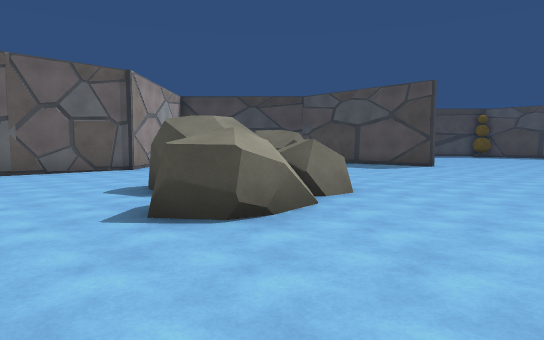
view 1 (above)

24 first-person views from a walk through a 3-D level made in the Unity game engine. The camera is 1.5 m above the floor, tilts 4° down and sees 75° across. The floor is counted in squares, 2 m on a side. Each view is taken from the middle of a square. On the plan, view 1 faces up. The plan holds only what a view shows up to about 11 squares ahead; the rest is blank. The place goes on beyond the plan. The player character is not drawn.

view 2
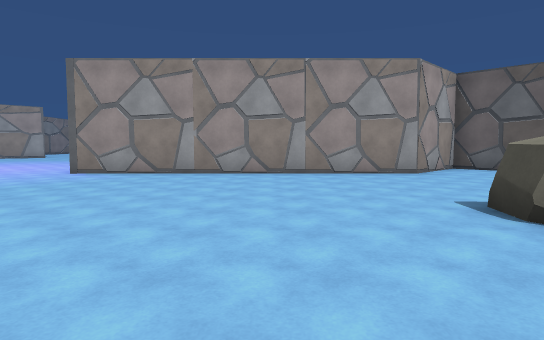

view 3
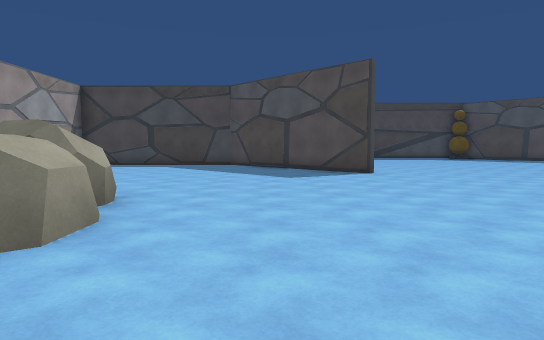

view 4
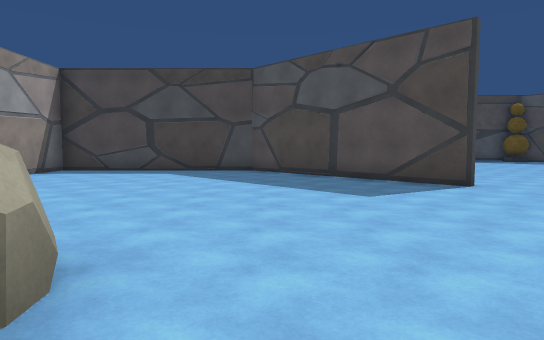

view 5
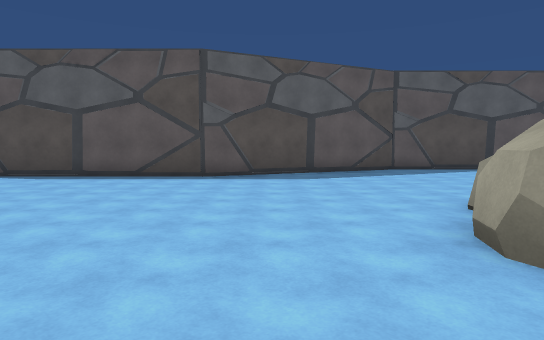

view 6
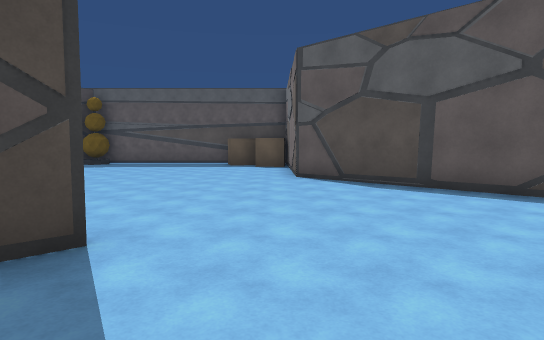

view 7
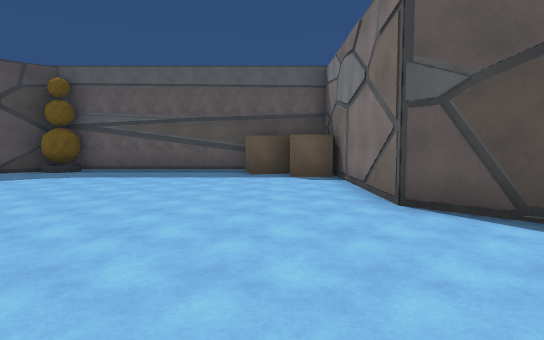

view 8
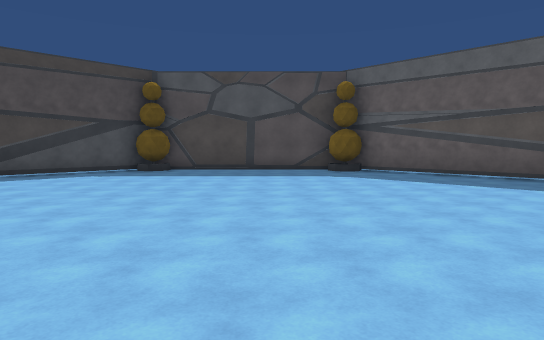

view 9
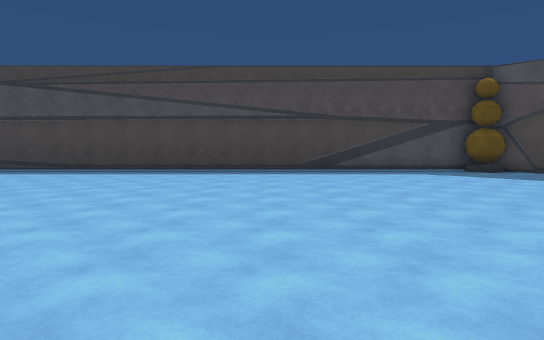

view 10
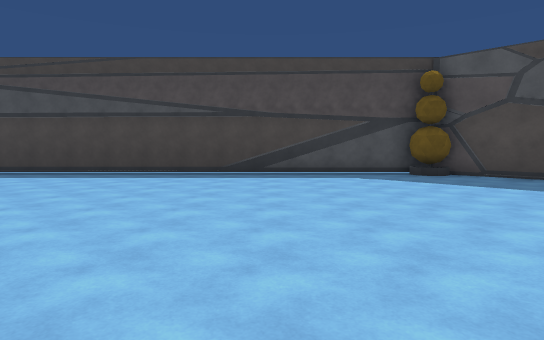

view 11
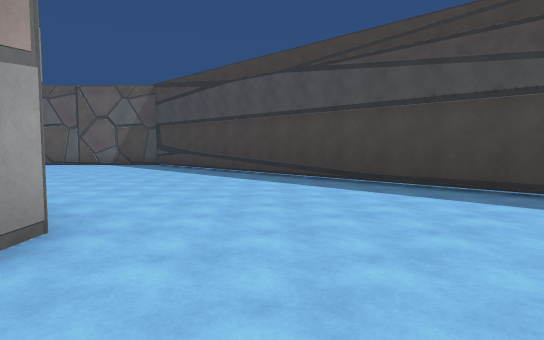

view 12
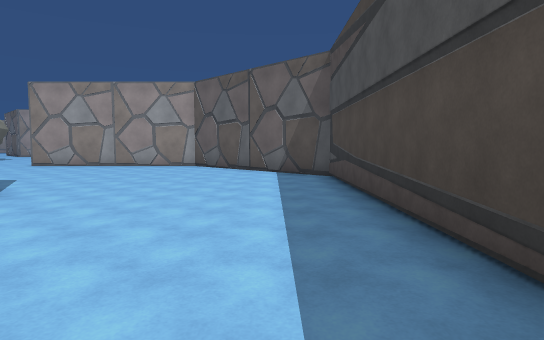

view 13
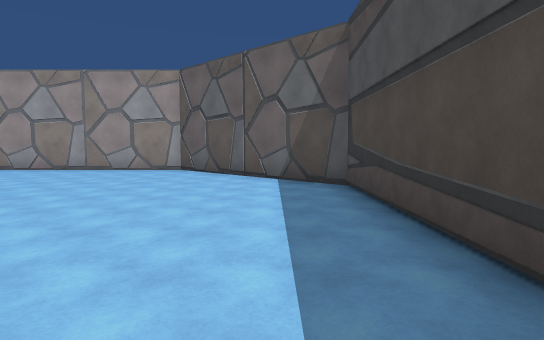

view 14
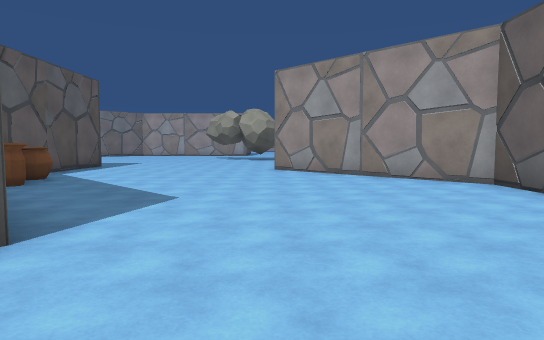

view 15
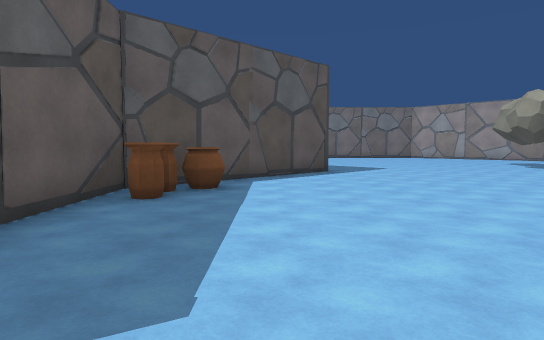

view 16
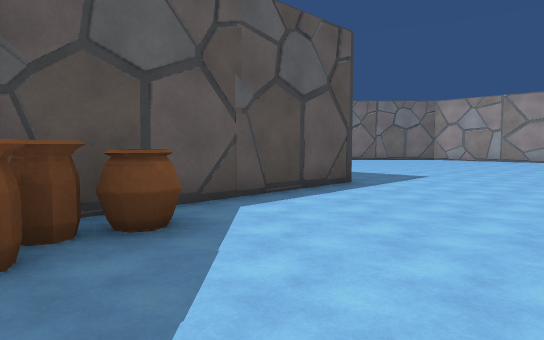

view 17
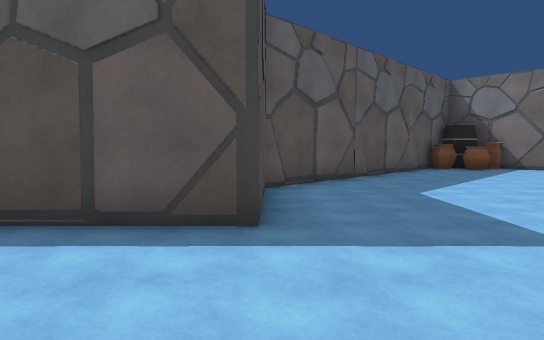

view 18
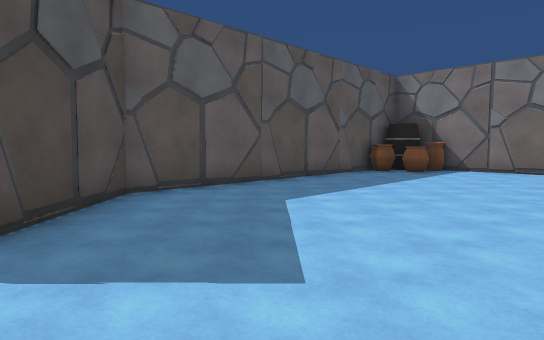

view 19
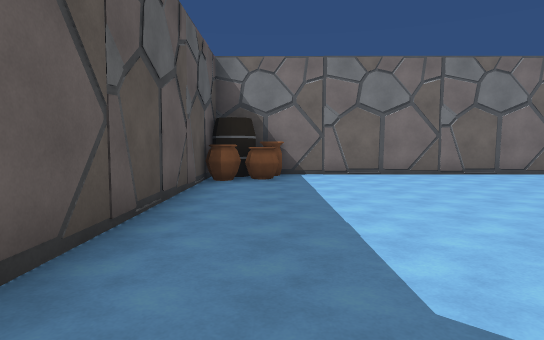

view 20
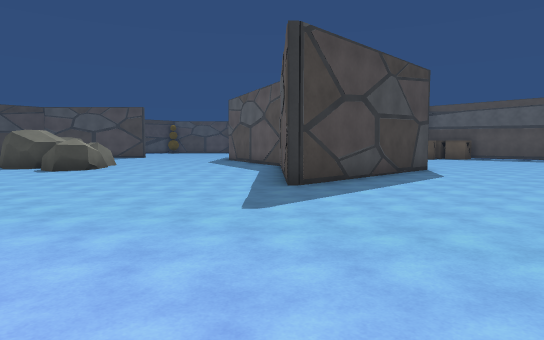

view 21
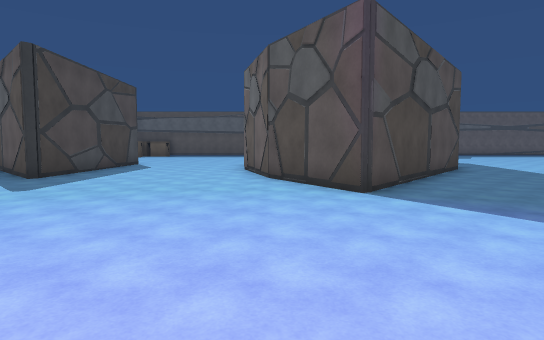

view 22
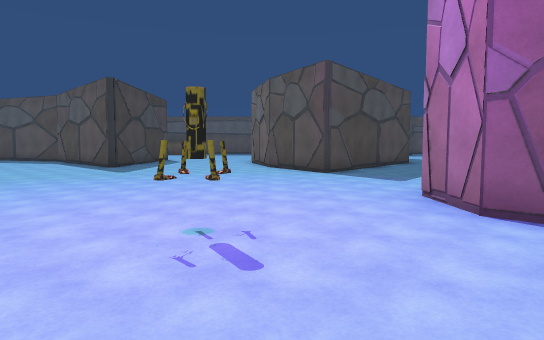

view 23
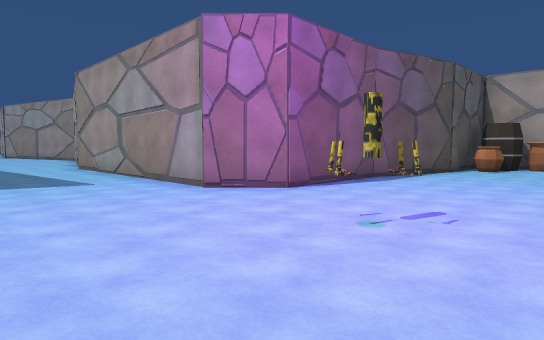

view 24
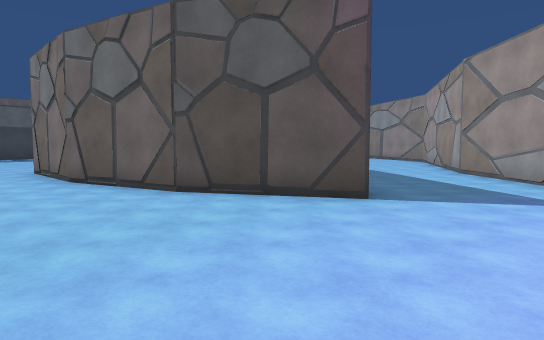

### Floor plan
Points are (right, up) in squares from view 1. A wall is a line through its corners. A room is listed if a view was taken in it or the views show most of it. See-through windows are left out.
Room 1 (views 1, 2, 3, 4, 5, 6, 7, 8, 9, 10, 11, 12, 13, 14, 15, 16, 17, 18, 19, 20, 21, 22, 23, 24)
walls: (6.6, 5) (6.9, 5.4); (0.8, -3.6) (5.1, 0.7) (7.1, 6.2) (11.4, 10.4) (16.1, 10.4); (7.1, -3.7) (1, -3.7); (-6.6, -1.5) (-6.6, 4.7) (-8.6, 6.8) (-4.8, 10.6); (4, -8.2) (7.1, -8.2); (10.4, 9.6) (10.9, 9.8); (5.7, 12.3) (1.4, 16.5) (-4.2, 16.5) (-4.2, 14.1); (-6.3, -3.4) (-6.3, -4.4); (1.1, -8.9) (4, -8.1); (-4.6, 10.5) (-8.1, 7); (-4.5, 11.2) (-4.5, 13.7); (-8, 6.5) (-6.3, 4.8) (-6.3, -1.5); (-0.3, -11.5) (-0.6, -11); (1.5, 16.8) (1.9, 16.3); (-7.9, -8.3) (-7.6, -8); (-7.9, -8.3) (-7.5, -8.2); (-8.1, -8.2) (-8.1, -8.3); (-8.2, -8.6) (-8.3, -8) (-7.9, -8.3) (-7.7, -8.6) (-8.3, -8.2); (-8.2, -8.7) (-7.9, -8.2); (-12.5, -4.1) (-8.5, -4.1); (4, -14.8) (-1.5, -10.5) (1.2, -8.9); (17.4, 12.7) (17.4, 17.2); (-9.4, -13.4) (-7.3, -11.2) (-5.9, -11.2) (-0.8, -16.3) (0, -17.8); (17.1, 18.4) (13.4, 22.1); (14, 21.4) (13.8, 21.8); (-12, -14.8) (-9.3, -13.3); (12.7, 22.4) (-7.6, 22.4) (-11.7, 18.2) (-11.7, 12.4)
low walls: (-7.5, -8.5) (-8.4, -8.1)
objects: pot (-8, -4); pot (-8, -3); barrel (-7, -3); pot (-7, -2); pot (-6, 11); pot (-5, 11); pot (-5, 12); rock (-2, 6) to (-1, 6); rock (-1, 4) to (0, 5); rock (-1, 7) to (1, 8); rock (0, 5) to (1, 7); other object (13, 22); crate (16, 12) to (17, 12); other object (17, 18)

Positions as (right, up) in squares from view 1, and headings:
1: (0, 0), facing up
2: (3, 1), facing left
3: (3, 3), facing up
4: (2, 6), facing up
5: (0, 11), facing down-right
6: (3, 11), facing right
7: (7, 12), facing right
8: (8, 12), facing up-right
9: (7, 12), facing up
10: (9, 13), facing up
11: (5, 16), facing up-left
12: (1, 21), facing left
13: (-1, 21), facing left
14: (-4, 20), facing down-left
15: (-7, 17), facing down
16: (-7, 14), facing down
17: (-11, 9), facing down-right
18: (-12, 7), facing down-right
19: (-8, 5), facing down
20: (-4, -8), facing up-right
21: (-7, -9), facing right
22: (-11, -9), facing right
23: (-7, -5), facing down
24: (-4, -6), facing down-right
